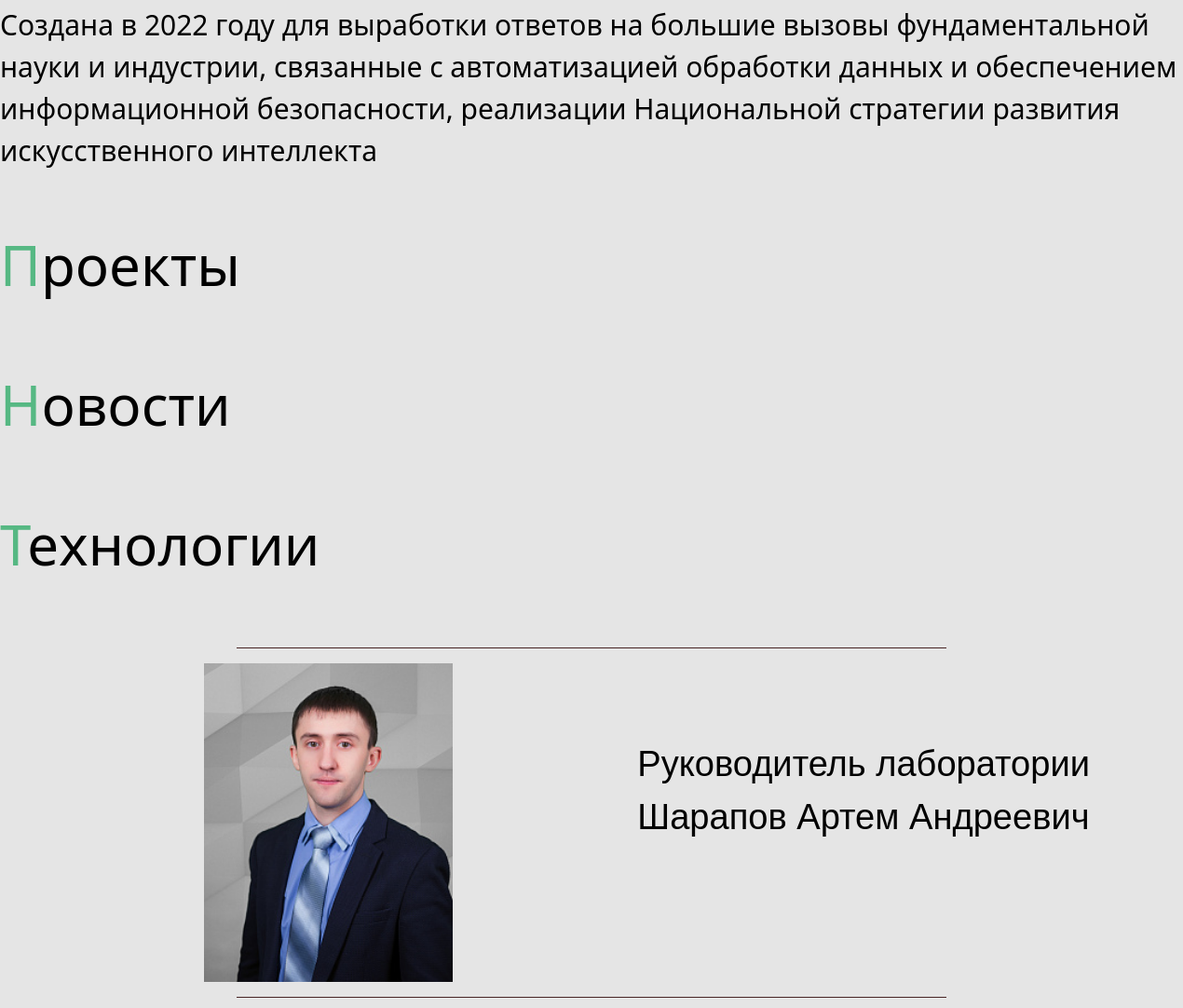
Before: / (middle part) with the older database file.
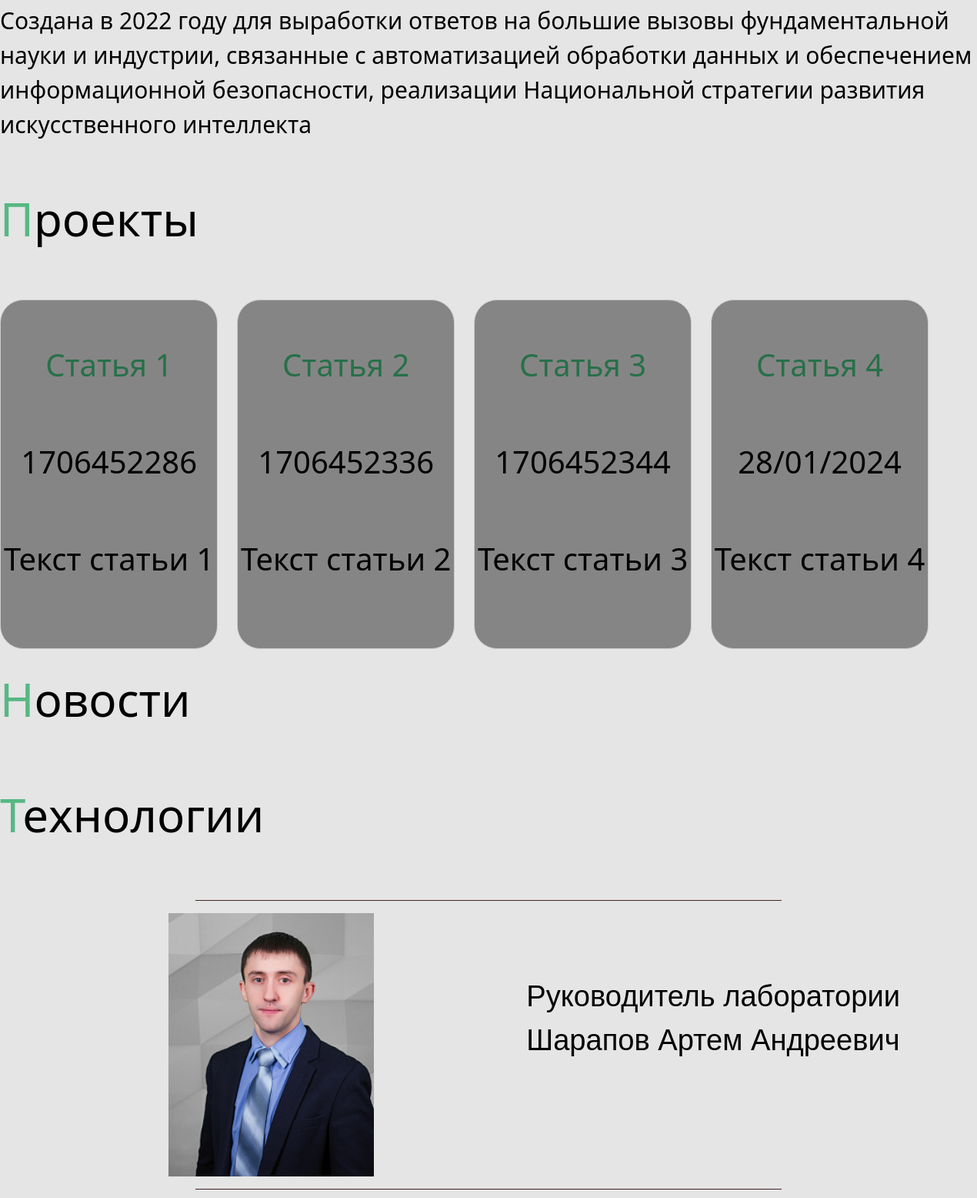
After: the same page with the newer database file.
### tables this page shows
CREATE TABLE posts (
    id INTEGER PRIMARY KEY AUTOINCREMENT,
    created TIMESTAMP NOT NULL DEFAULT CURRENT_TIMESTAMP,
    title TEXT NOT NULL,
    content TEXT NOT NULL,
    status TEXT DEFAULT draft,
    author TEXT NOT NULL
);

### app.py (the view)
@app.route("/")
def index():
    path = url_for('static', filename='img/robot.jpg')
    path1 = url_for('static', filename='img/ruk.jpg')
    path2 = url_for('static', filename='img/robot2.jpg')
    path3 = url_for('static', filename='php/sender.php')
    return render_template('index.html', posts=dbase.getJSON(), path=path, path1=path1, path2=path2, path3=path3)

### DataBase.py (called while the page is built)
    def getJSON(self):
        sql = '''SELECT * FROM posts'''
        try:
            self.__cur.execute(sql)
            res = self.__cur.fetchall()
            if res:
                blocks_list = [dict(ix) for ix in res]
                return blocks_list
        except:
            return False
        return []

### app.py (called while the page is built)
@app.before_request
def before_request():
     global dbase
     db = get_db()
     dbase = DataBase(db)

def connect_db():
    conn = sqlite3.connect(app.config['DATABASE'])
    conn.row_factory = sqlite3.Row
    return conn

def get_db():
    if not hasattr(g, 'link_db'):
        g.link_db = connect_db()
    return g.link_db

### templates/index.html (shortened to what this page needs)
{% extends 'base.html' %}
{% block content %}
<link type="text/css" href="{{ url_for('static', filename='css/style1.css')}}" rel="stylesheet" />
<div class="about" id="dev">
</div>
<div class ="txt">
    Создана в 2022 году для выработки ответов на большие вызовы фундаментальной науки и индустрии, связанные с автоматизацией обработки данных и обеспечением информационной безопасности, реализации Национальной стратегии развития искусственного интеллекта
    </div>
<div class="about" id="naszabuv">
        Проекты
        </div>
<div class="proj">
    <div class="pram">
        {% for post in posts %}
          {% if post["status"] == 'public' %}
          <div class ="child"><p class="Z">{{ post['title'] }}
              <p>{{ post['created'] }}
              <p>{{ post['content'] }}
              <p class="Z">{{ post['autor'] }}
          </div>
          {% endif %}
        {% endfor %}
    </div>
</div>
 <div class="about" >
   Новости
</div>
<div class="about" id="kirasib">
    Технологии
 </div>
<hr>
<div class="Im">
    <img src="{{ path1 }}"/>
</div>
<div class="tx">
    Руководитель лаборатории<br>Шарапов Артем Андреевич</p>
</div>
<hr>
{% endblock %}

### templates/base.html (shortened to what this page needs)
<!DOCTYPE html>
<html>
    <head>
        <link type="text/css" href="{{ url_for('static', filename='css/style.css')}}" rel="stylesheet" />
        <link rel="stylesheet" href="https://stackpath.bootstrapcdn.com/bootstrap/4.3.1/css/bootstrap.min.css">
    </head>
    <body>
        {% block content -%}{% endblock -%}
    </body>
</html>

### static/css/style.css (style rules this page uses)
html, body { font-family: Arial, Helvetica, sans-serif; margin: 0; padding: 0; height: 100%; width: 100%; color: #000; background: rgba(229, 229, 229, 1); }
img { object-position: right top; margin-right: -105px; float:right; width: 70%; }
p { padding-top: 50px; font-size: 40px; }
.about { font-size: 60px; margin-bottom: 10px; font-family:'Segoe UI', Tahoma, Geneva, Verdana, sans-serif, sans-serif; font-weight: 20; padding-bottom:50px ; clear:both; }
hr { width: 60%; border-color: #482525; padding: 0px; }
.about::first-letter { color: #56B883; }
.proj { width:auto; }
.pram { width:auto; height:auto; overflow-y: scroll; white-space:nowrap; }
.txt { margin-top: -35px; margin-bottom: 35px; font-family:'Segoe UI', Tahoma, Geneva, Verdana, sans-serif, sans-serif; font-weight: 20; font-size: 30px; padding-bottom:20px ; clear:both; }
.Im { float: left; width: 30%; }
.tx { float:right; font-size: 3vw; margin-top: 80px; margin-right: 100px; }
.child { display: inline-block; vertical-align: top; width:auto; height: auto; margin: 0 20px 20px 0; text-align: center; padding: 4px; border: 2px solid #867d7d; word-wrap: break-word; background: #868585; font-size: 20px; border: 1px solid #ccc; -webkit-box-sizing: border-box; -moz-box-sizing: border-box; box-sizing: border-box; white-space: normal; border-radius: 30px; font-family:'Segoe UI', Tahoma, Geneva, Verdana, sans-serif, sans-serif; font-weight: 20; }
.Z { color: #277049; }

### static/css/style1.css (style rules this page uses)
html, body { font-family: Arial, Helvetica, sans-serif; margin: 0; padding: 0; height: 100%; width: 100%; color: #000; background: rgba(229, 229, 229, 1); }
img { object-position: right top; margin-right: -105px; float:right; width: 70%; }
p { padding-top: 50px; font-size: 40px; }
.about { font-size: 60px; margin-bottom: 10px; font-family:'Segoe UI', Tahoma, Geneva, Verdana, sans-serif, sans-serif; font-weight: 20; padding-bottom:50px ; clear:both; }
hr { width:initial; }
hr { width: 60%; border-color: #482525; padding: 0px; }
.about::first-letter { color: #56B883; }
.proj { width:auto; }
.pram { width:auto; height:auto; overflow-y: scroll; white-space:nowrap; }
.txt { margin-top: -35px; margin-bottom: 35px; font-family:'Segoe UI', Tahoma, Geneva, Verdana, sans-serif, sans-serif; font-weight: 20; font-size: 30px; padding-bottom:20px ; clear:both; }
.Im { float: left; width: 30%; }
.tx { float:right; font-size: 3vw; margin-top: 80px; margin-right: 100px; }
.child { display: inline-block; vertical-align: top; width:auto; height: auto; margin: 0 20px 20px 0; text-align: center; padding: 4px; border: 2px solid #867d7d; word-wrap: break-word; background: #868585; font-size: 20px; border: 1px solid #ccc; -webkit-box-sizing: border-box; -moz-box-sizing: border-box; box-sizing: border-box; white-space: normal; border-radius: 30px; font-family:'Segoe UI', Tahoma, Geneva, Verdana, sans-serif, sans-serif; font-weight: 20; }
.Z { color: #277049; }

Changed rows visible on the page:
added posts: title "Статья 1", created "1706452286", content "Текст статьи 1"
added posts: title "Статья 2", created "1706452336", content "Текст статьи 2"
added posts: title "Статья 3", created "1706452344", content "Текст статьи 3"
added posts: title "Статья 4", created "28/01/2024", content "Текст статьи 4"
